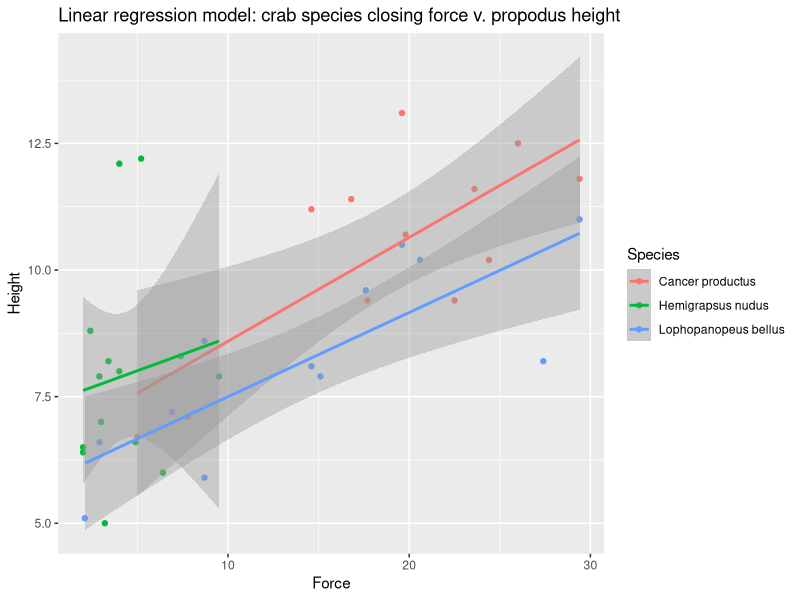
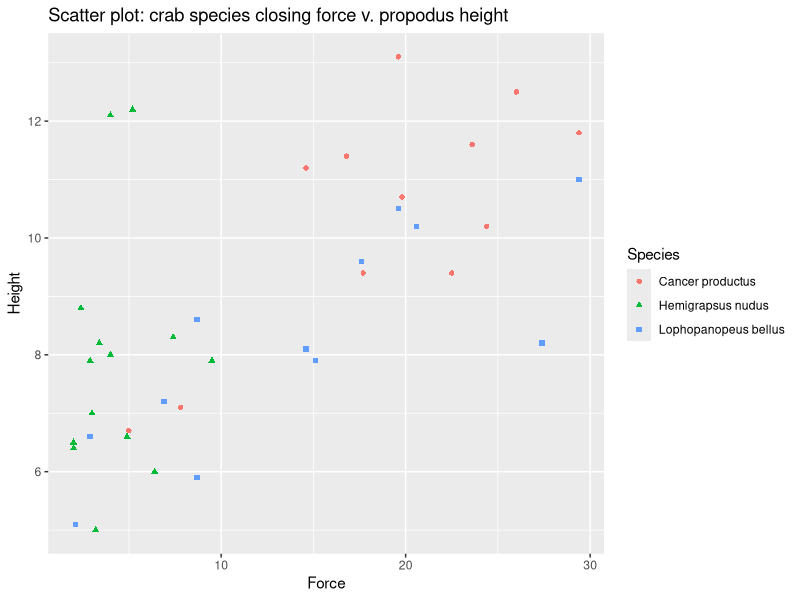

Write the R code that produced these figures, in order.
## ---- chunk 1
knitr::opts_chunk$set(echo = TRUE)
## ---- chunk 2
sessionInfo()
getwd()
setwd("../crabs")
## ---- chunk 3
dataset <- read.csv("Crab17.csv", header=TRUE)
dataset
## ---- chunk 4
library(tidyverse)

dataset %>% ggplot(aes(Force, Height, color=Species)) + geom_point() + geom_smooth(method="lm") + ggtitle("Linear regression model: crab species closing force v. propodus height")
dataset %>% ggplot(aes(Force, Height, color=Species, shape=Species)) + geom_point() + ggtitle("Scatter plot: crab species closing force v. propodus height") 
## ---- chunk 5

